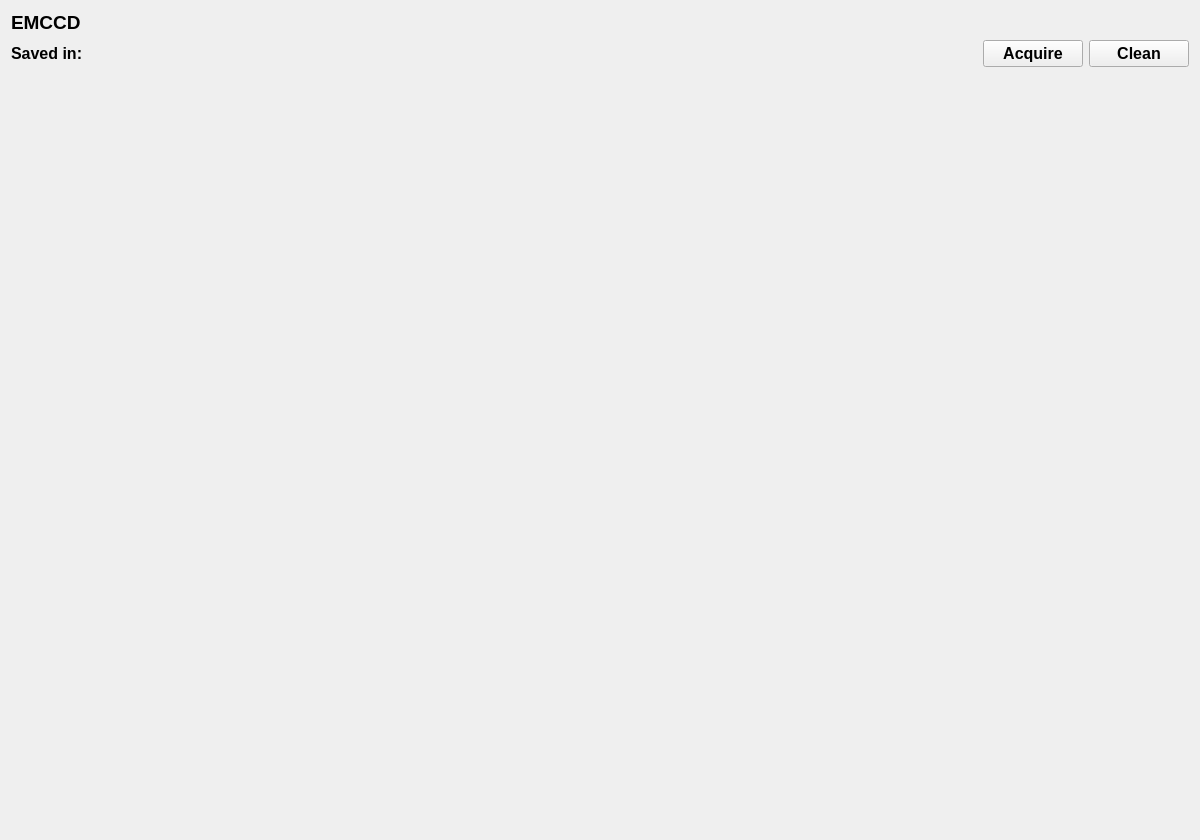
<?xml version="1.0" encoding="UTF-8"?>
<ui version="4.0">
 <class>EMCCD</class>
 <widget class="QWidget" name="EMCCD">
  <property name="geometry">
   <rect>
    <x>0</x>
    <y>0</y>
    <width>1200</width>
    <height>840</height>
   </rect>
  </property>
  <property name="sizePolicy">
   <sizepolicy hsizetype="Expanding" vsizetype="Expanding">
    <horstretch>0</horstretch>
    <verstretch>0</verstretch>
   </sizepolicy>
  </property>
  <property name="minimumSize">
   <size>
    <width>0</width>
    <height>840</height>
   </size>
  </property>
  <property name="windowTitle">
   <string>EMCCD</string>
  </property>
  <layout class="QGridLayout" name="gridLayout">
   <item row="1" column="1">
    <widget class="QLabel" name="label_3">
     <property name="sizePolicy">
      <sizepolicy hsizetype="Preferred" vsizetype="Fixed">
       <horstretch>0</horstretch>
       <verstretch>0</verstretch>
      </sizepolicy>
     </property>
     <property name="font">
      <font>
       <family>Consolas</family>
       <pointsize>12</pointsize>
       <bold>false</bold>
      </font>
     </property>
     <property name="text">
      <string/>
     </property>
    </widget>
   </item>
   <item row="1" column="0">
    <widget class="QLabel" name="label_2">
     <property name="sizePolicy">
      <sizepolicy hsizetype="Fixed" vsizetype="Fixed">
       <horstretch>0</horstretch>
       <verstretch>0</verstretch>
      </sizepolicy>
     </property>
     <property name="minimumSize">
      <size>
       <width>0</width>
       <height>0</height>
      </size>
     </property>
     <property name="maximumSize">
      <size>
       <width>80</width>
       <height>16777215</height>
      </size>
     </property>
     <property name="font">
      <font>
       <pointsize>12</pointsize>
       <bold>true</bold>
      </font>
     </property>
     <property name="text">
      <string>Saved in: </string>
     </property>
    </widget>
   </item>
   <item row="1" column="2">
    <widget class="QPushButton" name="pushButton">
     <property name="sizePolicy">
      <sizepolicy hsizetype="Fixed" vsizetype="Fixed">
       <horstretch>0</horstretch>
       <verstretch>0</verstretch>
      </sizepolicy>
     </property>
     <property name="maximumSize">
      <size>
       <width>100</width>
       <height>16777215</height>
      </size>
     </property>
     <property name="font">
      <font>
       <pointsize>12</pointsize>
       <bold>true</bold>
      </font>
     </property>
     <property name="text">
      <string>Acquire</string>
     </property>
    </widget>
   </item>
   <item row="1" column="3">
    <widget class="QPushButton" name="pushButton_2">
     <property name="sizePolicy">
      <sizepolicy hsizetype="Fixed" vsizetype="Fixed">
       <horstretch>0</horstretch>
       <verstretch>0</verstretch>
      </sizepolicy>
     </property>
     <property name="maximumSize">
      <size>
       <width>100</width>
       <height>16777215</height>
      </size>
     </property>
     <property name="font">
      <font>
       <pointsize>12</pointsize>
       <bold>true</bold>
      </font>
     </property>
     <property name="text">
      <string>Clean</string>
     </property>
    </widget>
   </item>
   <item row="9" column="0" colspan="4">
    <widget class="QWidget" name="widget" native="true">
     <property name="sizePolicy">
      <sizepolicy hsizetype="Expanding" vsizetype="Expanding">
       <horstretch>0</horstretch>
       <verstretch>0</verstretch>
      </sizepolicy>
     </property>
     <property name="minimumSize">
      <size>
       <width>0</width>
       <height>750</height>
      </size>
     </property>
     <property name="font">
      <font>
       <bold>true</bold>
      </font>
     </property>
    </widget>
   </item>
   <item row="0" column="0" colspan="4">
    <widget class="QLabel" name="label">
     <property name="sizePolicy">
      <sizepolicy hsizetype="Fixed" vsizetype="Fixed">
       <horstretch>0</horstretch>
       <verstretch>0</verstretch>
      </sizepolicy>
     </property>
     <property name="font">
      <font>
       <pointsize>14</pointsize>
       <bold>true</bold>
      </font>
     </property>
     <property name="text">
      <string>EMCCD</string>
     </property>
    </widget>
   </item>
  </layout>
 </widget>
 <resources/>
 <connections/>
</ui>
